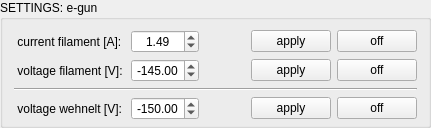
           <widget class="QGroupBox" name="groupBox_4">
            <property name="title">
             <string>SETTINGS: e-gun</string>
            </property>
            <layout class="QVBoxLayout" name="verticalLayout_12">
             <property name="topMargin">
              <number>5</number>
             </property>
             <property name="bottomMargin">
              <number>5</number>
             </property>
             <item>
              <layout class="QGridLayout" name="gridLayout_14">
               <item row="0" column="3">
                <spacer name="horizontalSpacer_59">
                 <property name="orientation">
                  <enum>Qt::Horizontal</enum>
                 </property>
                 <property name="sizeHint" stdset="0">
                  <size>
                   <width>40</width>
                   <height>5</height>
                  </size>
                 </property>
                </spacer>
               </item>
               <item row="3" column="0" colspan="6">
                <widget class="Line" name="line_7">
                 <property name="orientation">
                  <enum>Qt::Horizontal</enum>
                 </property>
                </widget>
               </item>
               <item row="4" column="2">
                <widget class="QDoubleSpinBox" name="doubleSpinBox_voltage_wehnelt">
                 <property name="alignment">
                  <set>Qt::AlignCenter</set>
                 </property>
                 <property name="minimum">
                  <double>-400.000000000000000</double>
                 </property>
                 <property name="maximum">
                  <double>0.000000000000000</double>
                 </property>
                 <property name="value">
                  <double>-150.000000000000000</double>
                 </property>
                </widget>
               </item>
               <item row="2" column="0" colspan="2">
                <widget class="QLabel" name="label_34">
                 <property name="text">
                  <string> voltage filament [V]:</string>
                 </property>
                </widget>
               </item>
               <item row="1" column="2">
                <widget class="QDoubleSpinBox" name="doubleSpinBox_current_filament">
                 <property name="alignment">
                  <set>Qt::AlignCenter</set>
                 </property>
                 <property name="minimum">
                  <double>0.000000000000000</double>
                 </property>
                 <property name="maximum">
                  <double>1.750000000000000</double>
                 </property>
                 <property name="singleStep">
                  <double>0.100000000000000</double>
                 </property>
                 <property name="value">
                  <double>1.490000000000000</double>
                 </property>
                </widget>
               </item>
               <item row="2" column="2">
                <widget class="QDoubleSpinBox" name="doubleSpinBox_voltage_filament">
                 <property name="alignment">
                  <set>Qt::AlignCenter</set>
                 </property>
                 <property name="minimum">
                  <double>-400.000000000000000</double>
                 </property>
                 <property name="maximum">
                  <double>0.000000000000000</double>
                 </property>
                 <property name="singleStep">
                  <double>1.000000000000000</double>
                 </property>
                 <property name="value">
                  <double>-145.000000000000000</double>
                 </property>
                </widget>
               </item>
               <item row="1" column="5">
                <widget class="QPushButton" name="pushButton_current_filament_off">
                 <property name="text">
                  <string>off</string>
                 </property>
                </widget>
               </item>
               <item row="2" column="5">
                <widget class="QPushButton" name="pushButton_voltage_filament_off">
                 <property name="text">
                  <string>off</string>
                 </property>
                </widget>
               </item>
               <item row="4" column="0" colspan="2">
                <widget class="QLabel" name="label_35">
                 <property name="text">
                  <string> voltage wehnelt [V]:</string>
                 </property>
                </widget>
               </item>
               <item row="4" column="5">
                <widget class="QPushButton" name="pushButton_voltage_wehnelt_off">
                 <property name="text">
                  <string>off</string>
                 </property>
                </widget>
               </item>
               <item row="1" column="0" colspan="2">
                <widget class="QLabel" name="label_14">
                 <property name="text">
                  <string> current filament [A]: </string>
                 </property>
                </widget>
               </item>
               <item row="0" column="2">
                <spacer name="horizontalSpacer_67">
                 <property name="orientation">
                  <enum>Qt::Horizontal</enum>
                 </property>
                 <property name="sizeHint" stdset="0">
                  <size>
                   <width>40</width>
                   <height>5</height>
                  </size>
                 </property>
                </spacer>
               </item>
               <item row="4" column="4">
                <widget class="QPushButton" name="pushButton_voltage_wehnelt_apply">
                 <property name="text">
                  <string>apply</string>
                 </property>
                </widget>
               </item>
               <item row="2" column="4">
                <widget class="QPushButton" name="pushButton_voltage_filament_apply">
                 <property name="text">
                  <string>apply</string>
                 </property>
                </widget>
               </item>
               <item row="0" column="1">
                <spacer name="horizontalSpacer_68">
                 <property name="orientation">
                  <enum>Qt::Horizontal</enum>
                 </property>
                 <property name="sizeHint" stdset="0">
                  <size>
                   <width>40</width>
                   <height>5</height>
                  </size>
                 </property>
                </spacer>
               </item>
               <item row="0" column="0">
                <spacer name="horizontalSpacer_56">
                 <property name="orientation">
                  <enum>Qt::Horizontal</enum>
                 </property>
                 <property name="sizeHint" stdset="0">
                  <size>
                   <width>40</width>
                   <height>5</height>
                  </size>
                 </property>
                </spacer>
               </item>
               <item row="1" column="4">
                <widget class="QPushButton" name="pushButton_current_filament_apply">
                 <property name="text">
                  <string>apply</string>
                 </property>
                </widget>
               </item>
               <item row="0" column="4">
                <spacer name="horizontalSpacer_58">
                 <property name="orientation">
                  <enum>Qt::Horizontal</enum>
                 </property>
                 <property name="sizeHint" stdset="0">
                  <size>
                   <width>40</width>
                   <height>5</height>
                  </size>
                 </property>
                </spacer>
               </item>
               <item row="0" column="5">
                <spacer name="horizontalSpacer_54">
                 <property name="orientation">
                  <enum>Qt::Horizontal</enum>
                 </property>
                 <property name="sizeHint" stdset="0">
                  <size>
                   <width>40</width>
                   <height>5</height>
                  </size>
                 </property>
                </spacer>
               </item>
              </layout>
             </item>
            </layout>
           </widget>
